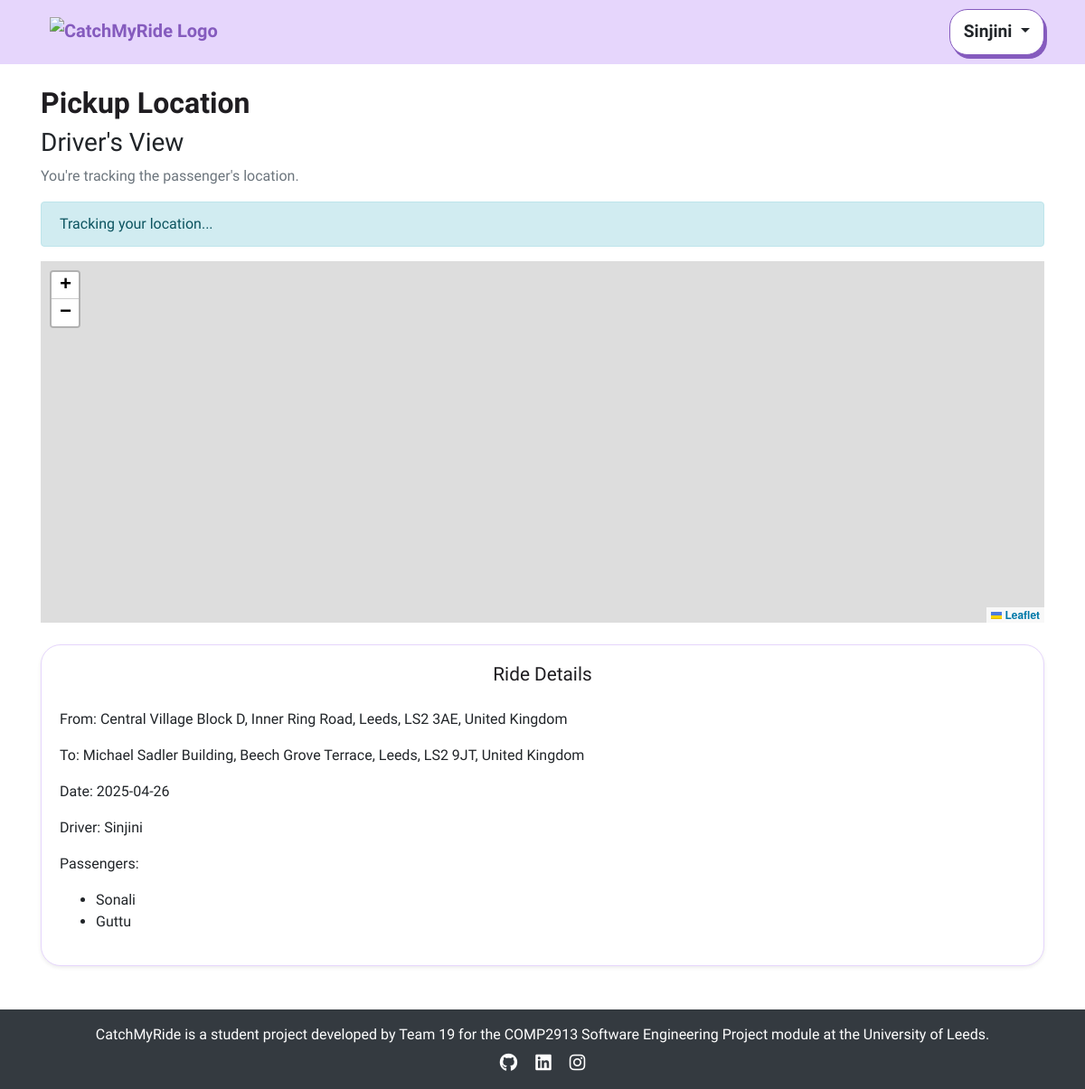
The app's page /view_pickup_commute/2/2025-04-26 (signed in) with its own data.
### app/models.py (models this page shows, shortened)
class User(db.Model, UserMixin):
    id = db.Column(db.Integer, primary_key=True)
    username = db.Column(db.String(100), unique=True, nullable=False)
    email = db.Column(db.String(150), unique=True, nullable=False)
    password_hash = db.Column(db.String(200), nullable=False)
    is_active = db.Column(db.Boolean, default=True) # to check if the user activation (user authentication)
    is_manager = db.Column(db.Boolean, default=False)
    published_rides = db.relationship('publish_ride', backref='driver', lazy=True)
    booked_rides = db.relationship('publish_ride', secondary=passenger_rides, backref='passengers')

class publish_ride(db.Model):
    id = db.Column(db.Integer, primary_key=True)
    driver_id = db.Column(db.Integer, db.ForeignKey('user.id'), nullable=False)
    driver_name = db.Column(db.String(100), nullable=False)  # Added Driver Name
    from_location = db.Column(db.String(200), nullable=False)
    to_location = db.Column(db.String(200), nullable=False)
    date_time = db.Column(db.DateTime, nullable=True)  # Now optional
    available_seats_per_date = db.Column(db.JSON, nullable=True)
    price_per_seat = db.Column(db.Float, nullable=False)
    category = db.Column(db.String(50), nullable=False)
    recurrence_dates = db.Column(db.String(255), nullable=True)
    commute_times = db.Column(db.String(255), nullable=True)  # Stores commute time slots
    is_available = db.Column(db.Boolean, default=True)
    status = db.Column(db.String(20), default="Booked")

### app/views.py (the view)
@app.route('/view_pickup_commute/<int:ride_id>/<date>', methods=['GET'])
@login_required
def view_pickup_commute(ride_id, date):
    ride = publish_ride.query.get_or_404(ride_id)
    driver = User.query.get(ride.driver_id)
    try:
        ride_date_obj = datetime.strptime(date, "%Y-%m-%d").date()
    except ValueError:
        return "<h3><strong>Invalid date format</strong></h3>", 400
    booking = book_ride.query.filter(
        book_ride.ride_id == ride_id,
        book_ride.user_id == current_user.id,
        db.func.date(book_ride.ride_date) == ride_date_obj
    ).first()
    is_passenger = booking is not None
    is_driver = ride.driver_id == current_user.id
    if is_driver:
        bookings = book_ride.query.filter(
            book_ride.ride_id == ride_id,
            db.func.date(book_ride.ride_date) == ride_date_obj
        ).all()
        ride_status = "Booked"  # default status
        for b in bookings:
            if b.status == "ongoing":
                ride_status = "ongoing"
                break
            elif b.status == "done":
                ride_status = "done"
    elif is_passenger:
        ride_status = booking.status if booking else "Booked" # directly from passenger's booking
    else:
        return "<h3><strong>Unauthorized access to this ride</strong></h3>", 403
    passenger_names = []
    if is_driver:
        bookings = book_ride.query.filter(
            book_ride.ride_id == ride_id,
            db.func.date(book_ride.ride_date) == ride_date_obj,
            not_(book_ride.status == "Canceled")
        ).all()
        passenger_names = [User.query.get(b.user_id).username for b in bookings]
    template = "pickup_driver.html" if is_driver else "pickup_passenger.html"
    return render_template(
        template,
        ride_id=ride_id,
        ride_date=date,
        ride=ride,
        driver_name=driver.username,
        passenger_names=passenger_names,
        ride_status=ride_status
    )

### app/views.py (called while the page is built)
@app.before_request
def check_redirect_after_login():
    if 'redirect_after_login' in session and current_user.is_authenticated:
        redirect_path = session.pop('redirect_after_login')
        return redirect(redirect_path)

@login_manager.user_loader
def load_user(user_id):
    return User.query.get(int(user_id))

@app.context_processor
def inject_user():
    return dict(user=current_user)

### app/templates/pickup_driver.html (shortened to what this page needs)
{% extends 'base.html' %}
{% block content %}
<div class="container mt-4">
    <h2><strong>Pickup Location</strong></h2>
    <h3>Driver's View</h3>
    <p class="text-muted">You're tracking the passenger's location.</p>
    <p id="status-message" class="alert alert-info">Tracking your location...</p>
    <div id="map" style="height: 400px;"></div>
    <div class="card mt-4 shadow-sm">
        <div class="card-body">
            <h4 class="card-title">Ride Details</h4>
            <p><strong>From:</strong> {{ ride.from_location }}</p>
            <p><strong>To:</strong> {{ ride.to_location }}</p>
            <p><strong>Date:</strong> {{ ride_date }}</p>
            <p><strong>Driver:</strong> {{ driver_name }}</p>
            {% if passenger_name %}
                <p><strong>Passenger:</strong> {{ passenger_name }}</p>
            {% elif passenger_names %}
                <p><strong>Passengers:</strong></p>
                <ul>
                    {% for name in passenger_names %}
                        <li>{{ name }}</li>
                    {% endfor %}
                </ul>
            {% else %}
                <p class="text-muted">No passengers assigned yet.</p>
            {% endif %}
        </div>
    </div>
</div>
{% endblock %}

### app/templates/base.html (shortened to what this page needs)
<!DOCTYPE html>
<html lang="en">
<head>
    <link rel="stylesheet" href="https://stackpath.bootstrapcdn.com/bootstrap/4.2.1/css/bootstrap.min.css">
    <link rel="stylesheet" href="{{ url_for('static', filename='style.css') }}">
    <link rel="stylesheet" href="https://cdnjs.cloudflare.com/ajax/libs/font-awesome/6.0.0-beta3/css/all.min.css">
    <link href='https://unpkg.com/boxicons@2.1.4/css/boxicons.min.css' rel='stylesheet'>
    <link rel="stylesheet" href="https://cdn.jsdelivr.net/npm/flatpickr/dist/flatpickr.min.css">
    <link rel="stylesheet" href="https://unpkg.com/leaflet/dist/leaflet.css" />
    <link rel="stylesheet" href="https://unpkg.com/leaflet.markercluster/dist/MarkerCluster.css" />
    <link rel="stylesheet" href="https://unpkg.com/leaflet.markercluster/dist/MarkerCluster.Default.css" />
</head>
<body class="{% block body_class %}{% endblock %}">
    <div class="flex-wrapper">
    <nav class="navbar">
        <div class="container navbar-container d-flex align-items-baseline justify-content-between">
            <a class="navbar-brand navbar-logo" href="/" aria-label="Catch My Ride Logo" title="Go to home page">
                <img src="https://res.cloudinary.com/dpar2oaev/image/upload/v1745328859/330533dc-5ec6-4b41-a5c8-143db92afdf2.png"
                     alt="CatchMyRide Logo"
                     class="logo-img">
            </a>
            <div class="dropdown">
                {% if user.is_authenticated %}
                    <button class="btn btn-base btn-profile dropdown-toggle" type="button" id="profileDropdown" data-bs-toggle="dropdown" aria-haspopup="true" aria-expanded="false">
                        {{ user.username }}
                    </button>
                {% endif %}
            </div>
        </div>
    </nav>
    <main>
        {% block content %}{% endblock %}
    </main>
    <footer class="bg-dark text-white text-center py-3 mt-5">
        <div class="container">
            <p class="mb-0">
                CatchMyRide is a student project developed by Team 19 for the COMP2913 Software Engineering Project module at the University of Leeds.
            </p>
            <div class="social-links mt-2">
                <a href="https://github.com/COMP2913-24-25/software-engineering-project-team-19/wiki" class="text-white mx-2"><i class="fa-brands fa-github fa-lg"></i></a>
                <a href="https://www.linkedin.com/school/university-of-leeds/posts/?feedView=all" class="text-white mx-2"><i class="fa-brands fa-linkedin fa-lg"></i></a>
                <a href="https://www.instagram.com/universityofleeds/" class="text-white mx-2"><i class="fa-brands fa-instagram fa-lg"></i></a>
            </div>
        </div>
    </footer>
</body>
</html>

### app/static/style.css (style rules this page uses)
html { scroll-behavior: smooth; }
body { margin: 0; background-color: #fff; font-family: "Oxanium", serif; font-weight: 300; }
h2 { font-family: 'Shrikhand', serif; color: #1f1d21; }
i { font-size: 1.2rem; }
a { color: #855bbe; font-weight: bold; text-decoration: none; transition: color 0.3s ease-in-out; }
.navbar .container { display: flex; flex-direction: row; align-items: center; justify-content: space-between; }
.navbar { background-color: #e6d6fc; text-align: center; padding: 10px 0; }
.logo-img { height: 100px; max-height: 70px; object-fit: contain; margin-left: 10px; }
.btn-base { padding: 10px 15px; border-radius: 23px; font-weight: bold; transition: all 0.2s ease-in-out; background-color: white; color: var(--text-color); border: 1px solid var(--border-color); box-shadow: 3px 4px 0px var(--shadow-color); }
.btn-profile { --color: #1f1d21; --border-color: #855bbe; --bg-color: #e6d6fc; --shadow-color: #855bbe; font-size: 1.2rem; border-radius: 20px; }
.card { border-radius: 22px; border-color: #e6d6fc; box-shadow: 5px 6px 0px #855bbe; transition: transform 0.2s ease-in-out; }
.card-title { font-weight: 400; color: #1f1d21; text-align: center; font-size: 1.3rem; margin-bottom: 25px; }
#map { height: 400px; width: 100%; }

### records on screen
User: username "Sinjini"
publish_ride: from_location "Central Village Block D, Inner Ring Road, Leeds, LS2 3AE, United Kingdom", to_location "Michael Sadler Building, Beech Grove Terrace, Leeds, LS2 9JT, United Kingdom"
User: username "Sonali"
User: username "Guttu"

### other values on screen
{{ ride_date }} "2025-04-26"
